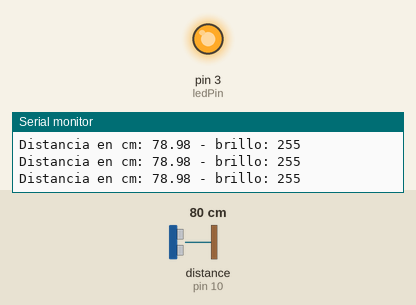
This sketch was run on a simulated Arduino Uno, built with avr-gcc and run on an emulated ATmega328P. On the bench: output pins drawn as LEDs (lit = HIGH), the last lines printed to the serial monitor. Wiring (inferred from the names in the program): ultrasonic range finder: trigger pin 9; echo pin 10. The inputs (shaded band) are chosen by the test bench; at power-on: distance to the obstacle (sensor on pin 10) 80 cm. The echo pulse lasts 58.3 µs per cm; pins used as bus, display or sensor lines are not drawn.

Above: at 1.2 s.
1.3 s: distance to the obstacle (sensor on pin 10) set to 22 cm
4.3 s: distance to the obstacle (sensor on pin 10) set to 19 cm
At 5.5 s:
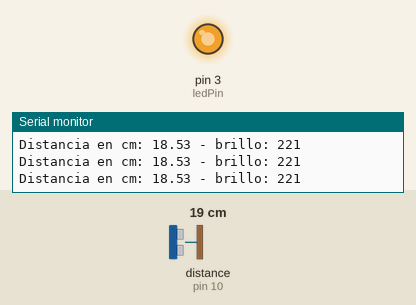
5.8 s: distance to the obstacle (sensor on pin 10) set to 2 cm
At 6.8 s:
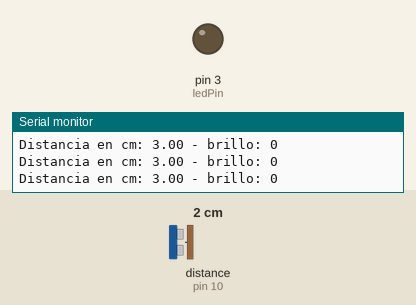
Timing chart, 0 to 8.8 s (numbered marks = the images above; inputs shaded):
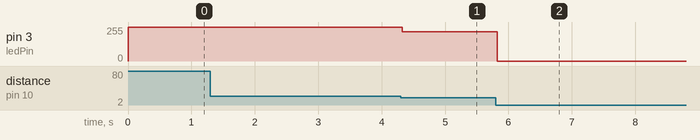

The sketch:

Taller-UltrasonicoLed.ino
```cpp
// (licence header left out)
// ---- Constantes
const int   trigPin = 9;     // Puerto de envío
const int   echoPin = 10;    // Puerto de recepción
const float factor  = 1.0;   // Factor de ajuste
const int   ledPin  = 3;     // Puerto del led (PWM)

// ---- Variables
float
  duration,                  // Tiempo de vuelo
  distance;                  // Distancia en cm
int brillo;

void setup() {
  pinMode(trigPin, OUTPUT);  // Establece el puerto como de salida
  pinMode(echoPin, INPUT);   // Establece el puerto como de entrada
  pinMode(ledPin , OUTPUT);
  Serial.begin(9600);        // Inicia la comunicación serial
}  // void setup

void loop() {
  //  Limpia el puerto de envío
  digitalWrite(trigPin, LOW);
  delayMicroseconds(2);

  // Pone el puerto de envío en HIGH por 5 microsegundos
  digitalWrite(trigPin, HIGH);
  delayMicroseconds(5);
  digitalWrite(trigPin, LOW);
  delayMicroseconds(2);

  // Lee la señal de regreso de la onda de sonido en microsegundos
  duration = pulseIn(echoPin, HIGH);

  // Calcula la distancia
  distance = ((duration / 2.0) / (29.4118*factor));

  distance = constrain(distance, 3, 300);

  brillo = constrain(distance, 5, 20);
  brillo = map(brillo, 5, 20, 0, 255);
  analogWrite(ledPin, brillo);

  // Muestra el resultado en el monitor serial
  Serial.print("Distancia en cm: ");
  Serial.print(distance);
  Serial.print(" - brillo: ");
  Serial.println(brillo);

  // Muestra el resultado para el Serial Plotter
//  Serial.print(distance);
//  Serial.print(",");
//  Serial.println(brillo);
}  // void loop
```

Measured:
- after the input at 4.3 s, pin 3 (ledPin): 255/255 → 221/255 at once
- after the input at 5.8 s, pin 3 (ledPin): 221/255 → 0/255 at once
